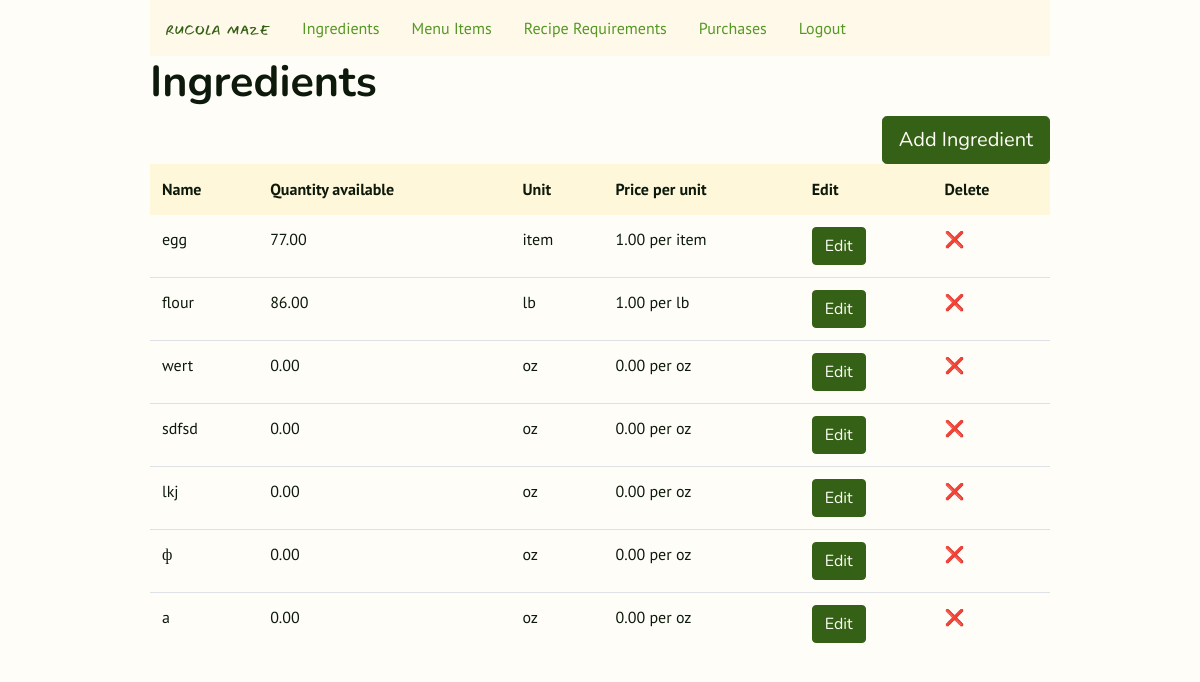
Page /ingredients (signed in) on the earlier database version.
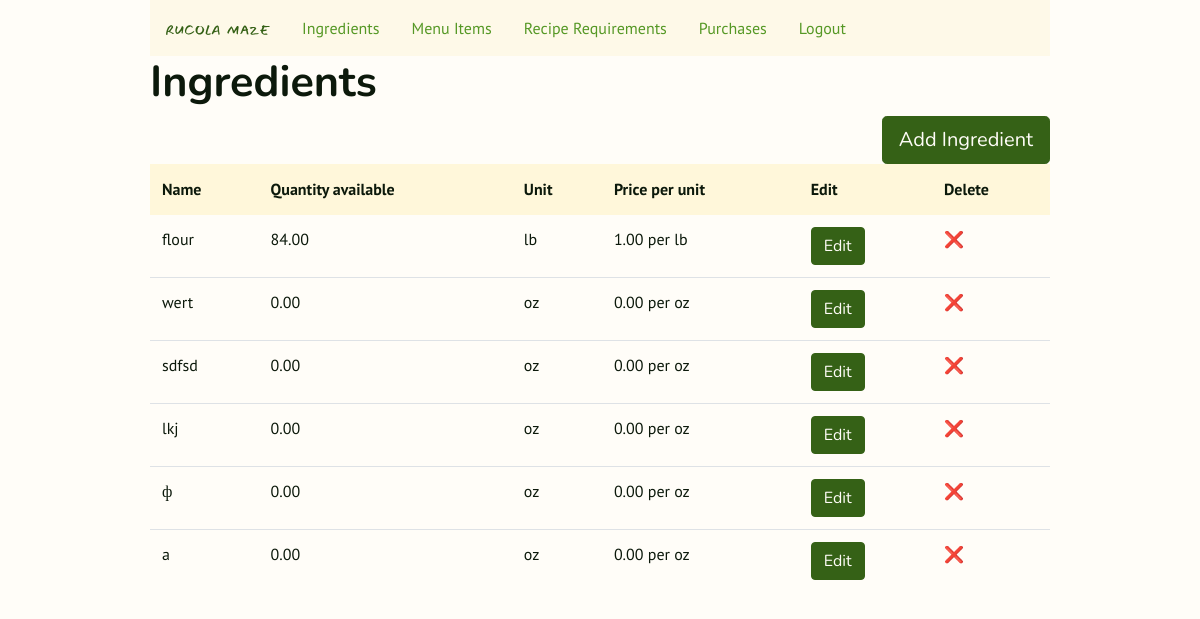
Same page on the later database version.
### inventory/models.py (models this page shows, shortened)
class Ingredient(models.Model):
    lb = "lb"  # what is after '=' is shown on the site
    oz = "oz"
    fl_oz = "fl oz"
    item = "item"
    UNIT_CHOICES = [
        (lb, "lb"),  # what is after comma shows in admin
        (oz, "oz"),
        (fl_oz, "fl oz"),
        (item, "item"),
    ]
    name = models.CharField(max_length=128, unique=True)
    quantity_available = models.DecimalField(
        max_digits=8, decimal_places=2, default=0.00
    )
    unit = models.CharField(max_length=6, choices=UNIT_CHOICES, default="oz")
    unit_price = models.DecimalField(max_digits=6, decimal_places=2, default=0.00)

### inventory/views.py (the view)
# urls.py: path("ingredients", views.Ingredients.as_view(), name="ingredients"),
class Ingredients(LoginRequiredMixin, ListView):
    model = Ingredient
    template_name = "inventory/ingredients.html"

### inventory/templates/inventory/ingredients.html (shortened to what this page needs)
{% extends 'inventory/layout.html' %}
{% block body %}
<div class="h1">
    <h1>Ingredients</h1>
</div>
<div><a class="btn btn-primary btn-lg right" href="{% url 'ingredient_new' %}" role="button">Add Ingredient</a>
</div>
<table class="table">
    <thead class="thead-light">
        <tr>
            <th>Name</th>
            <th>Quantity available</th>
            <th>Unit</th>
            <th>Price per unit</th>
            <th>Edit</th>
            <th>Delete</th>
        </tr>
    </thead>
    {% for ingredient in object_list %}
    <tr>
        <td>{{ ingredient.name }}</td>
        <td>{{ ingredient.quantity_available }}</td>
        <td>{{ ingredient.unit }}</td>
        <td>{{ ingredient.unit_price }} per {{ ingredient.unit }}</td>
        <td><a href="{% url 'ingredient_edit' ingredient.id %}"><button class="btn btn-primary">Edit</button></a>
        </td>
        <td><a href="{% url 'ingredient_delete' ingredient.id %}">❌</td>
    </tr>
    {% endfor %}
</table>
{% endblock %}

Differences in the rows shown:
removed Ingredient: name "egg", quantity_available "77.00", unit "item", unit_price "1.00"
changed Ingredient "flour": quantity_available "86.00" → "84.00"
